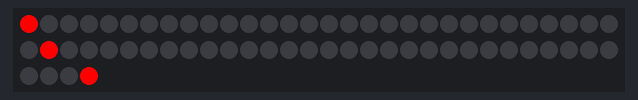
Recording of a program running on a simulated CircuitPython board. Shown: 64 RGB LEDs in strip order, left to right, continuing on the next row.

Above: at 0.1 s.
At 4.77 s:
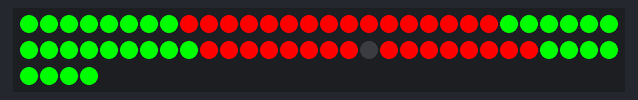
At 6.4 s:
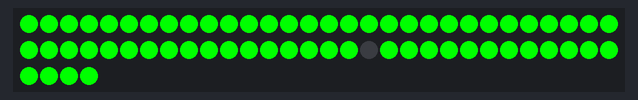
At 7.21 s:
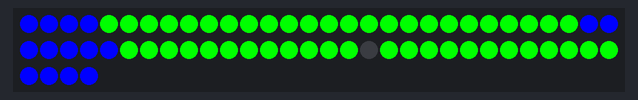
At 9.6 s:
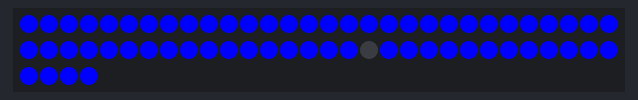
At 39.4 s:
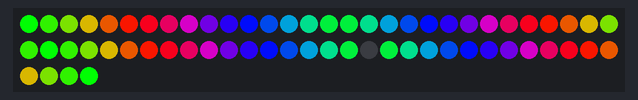

The program:

neo2.py
```python
# Raspberry or ESP8266

#runtime = 'ESP8266'
runtime = 'Raspberry'

if runtime == 'Raspberry':
    import time
    import board
    import neopixel

    # NeoPixels must be connected to D10, D12, D18 or D21 to work.
    pixel_pin = board.D18
    # The order of the pixel colors - RGB or GRB. Some NeoPixels have red and green reversed!
    ORDER = neopixel.GRB
    pixels = neopixel.NeoPixel(
        pixel_pin, 64, brightness=1, auto_write=False, pixel_order=ORDER
    )
elif runtime == 'ESP8266':
    import time
    import machine
    import neopixel

    # NeoPixels must be connected to D10, D12, D18 or D21 to work.
    pixel_pin = machine.Pin(5, machine.Pin.OUT)
    # The order of the pixel colors - RGB or GRB. Some NeoPixels have red and green reversed!
    pixels = neopixel.NeoPixel(
        pixel_pin, 64)


def starting_func(color, delay):
    for i in range(16):
        pixels[i] = color
        pixels[31 - i] = color
        pixels[i + 31] = color
        pixels[63 - i] = color
        if runtime == 'Raspberry':
            pixels.show()
        elif runtime == 'ESP8266':
            pixels.write()
        time.sleep(delay)


def fill(color, delay):
    pixels.fill(color)
    if runtime == 'Raspberry':
        pixels.show()
    elif runtime == 'ESP8266':
        pixels.write()
    time.sleep(delay)


def wheel(pos):
    if pos < 0 or pos > 255:
        r = g = b = 0
    elif pos < 85:
        r = int(pos * 3)
        g = int(255 - pos * 3)
        b = 0
    elif pos < 170:
        pos -= 85
        r = int(255 - pos * 3)
        g = 0
        b = int(pos * 3)
    else:
        pos -= 170
        r = 0
        g = int(pos * 3)
        b = int(255 - pos * 3)
    return (r, g, b)


def rainbow_cycle(wait):
    for j in range(255):
        for i in range(16):
            pixel_index = (i * 256 // 16) + j
            pixels[i] = wheel(pixel_index & 255)
            pixels[31 - i] = wheel(pixel_index & 255)
            pixels[i + 31] = wheel(pixel_index & 255)
            pixels[63 - i] = wheel(pixel_index & 255)
        if runtime == 'Raspberry':
            pixels.show()
        elif runtime == 'ESP8266':
            pixels.write()
        time.sleep(wait)


while True:
    starting_func((255, 0, 0), 0.2)
    starting_func((0, 255, 0), 0.2)
    starting_func((0, 0, 255), 0.2)

    while True:
        rainbow_cycle(0.0001)
```

Measured:
- what the display in image 4 shows lasts 0.7 s, from 9.5 s to 10.2 s
